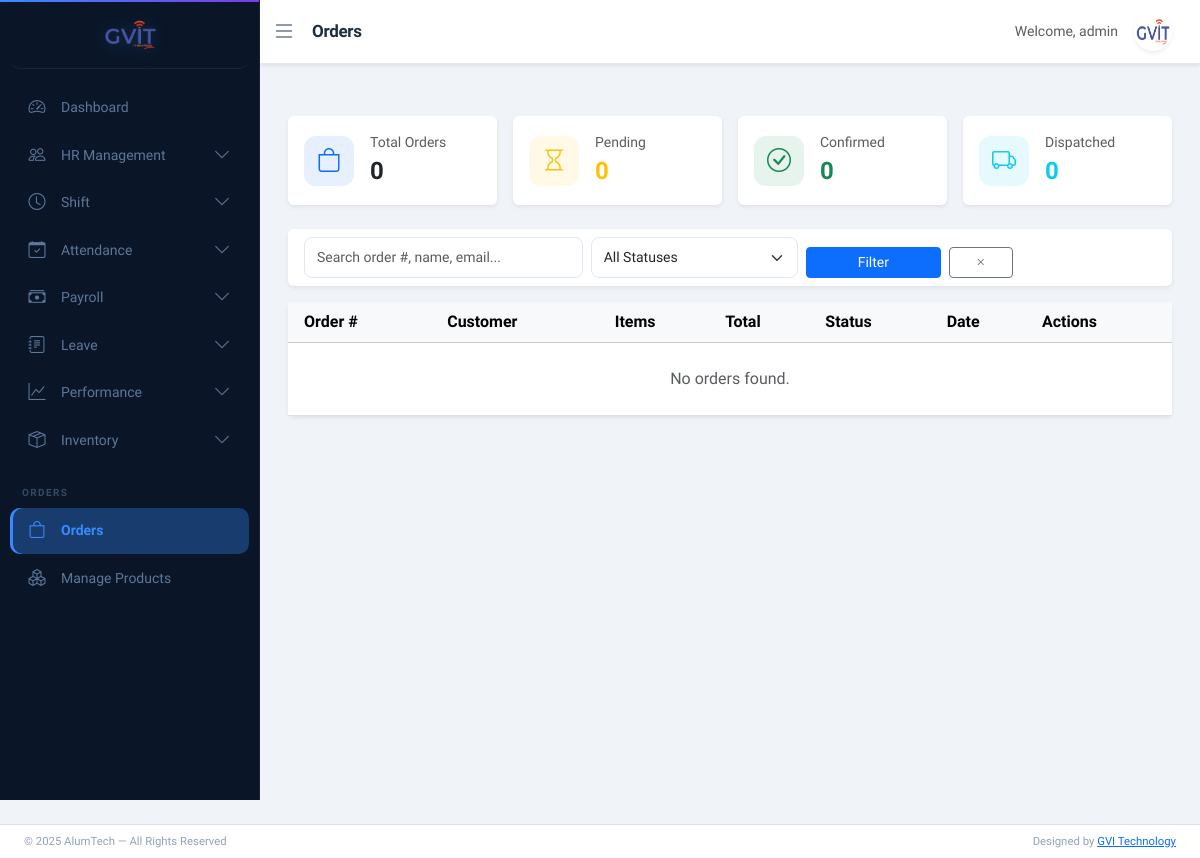
The app's page /manage/orders/ (signed in), older data.
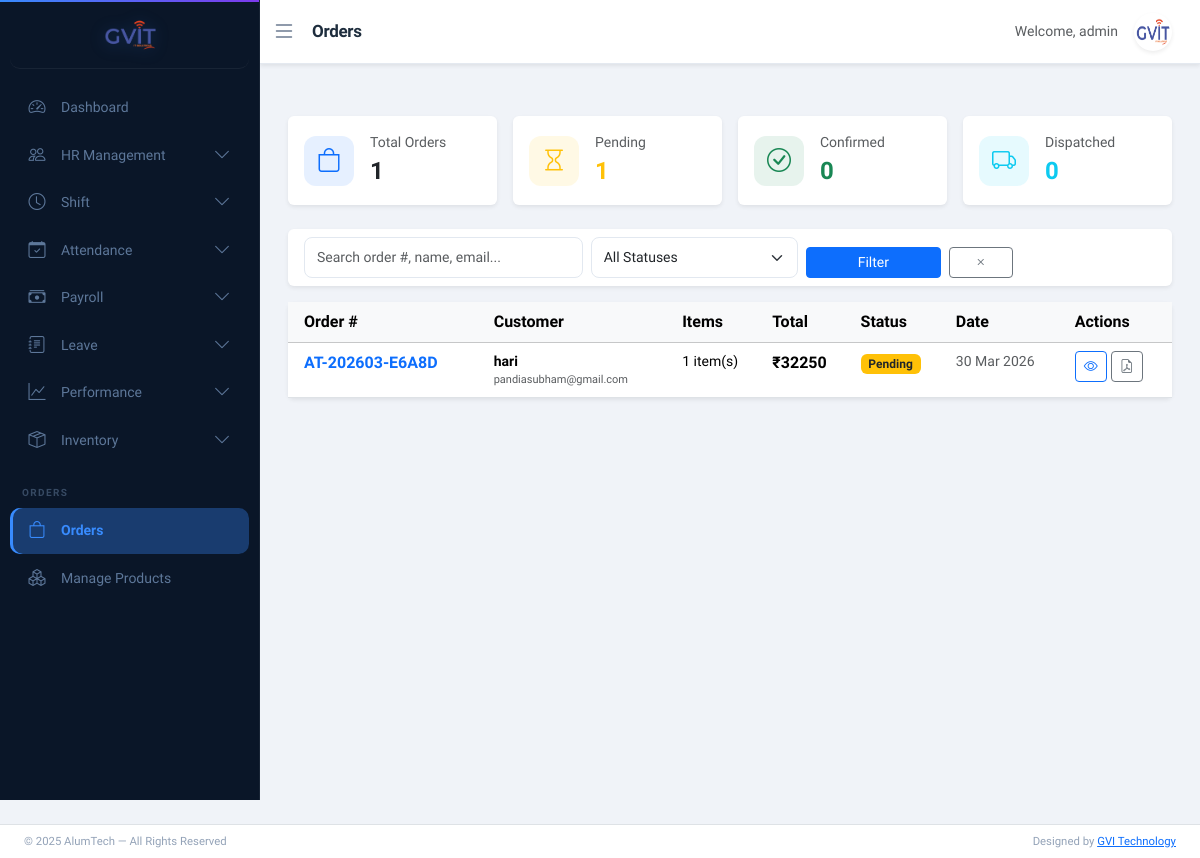
The same page, newer data.
### orders/models.py (models this page shows, shortened)
class Order(models.Model):
    STATUS_CHOICES = [
        ('PENDING', 'Pending'),
        ('CONFIRMED', 'Confirmed'),
        ('PROCESSING', 'Processing'),
        ('DISPATCHED', 'Dispatched'),
        ('DELIVERED', 'Delivered'),
        ('CANCELLED', 'Cancelled'),
    ]
    order_number = models.CharField(max_length=20, unique=True, editable=False)
    customer_name = models.CharField(max_length=200)
    customer_email = models.EmailField()
    customer_phone = models.CharField(max_length=20)
    company_name = models.CharField(max_length=200, blank=True)
    address_line1 = models.CharField(max_length=300)
    address_line2 = models.CharField(max_length=300, blank=True)
    city = models.CharField(max_length=100)
    state = models.CharField(max_length=100)
    pincode = models.CharField(max_length=10)
    status = models.CharField(max_length=20, choices=STATUS_CHOICES, default='PENDING')
    notes = models.TextField(blank=True)
    total_amount = models.DecimalField(max_digits=14, decimal_places=2, default=0)
    created_at = models.DateTimeField(auto_now_add=True)
    updated_at = models.DateTimeField(auto_now=True)
    confirmed_at = models.DateTimeField(null=True, blank=True)
    dispatched_at = models.DateTimeField(null=True, blank=True)
    class Meta:
        ordering = ['-created_at']

### orders/views.py (the view, shortened to what this page needs)
# urls.py: path('manage/orders/', views.order_list, name='order_list'),
@login_required
@user_passes_test(staff_access)
def order_list(request):
    base_template = _get_base(request.user)
    orders = Order.objects.prefetch_related('items').all()
    status = request.GET.get('status')
    search = request.GET.get('search')
    if status:
        orders = orders.filter(status=status)
    stats = {
        'total': Order.objects.count(),
        'pending': Order.objects.filter(status='PENDING').count(),
        'confirmed': Order.objects.filter(status='CONFIRMED').count(),
        'dispatched': Order.objects.filter(status='DISPATCHED').count(),
    }
    context = {
        'base_template': base_template,
        'orders': orders,
        'stats': stats,
        'status_filter': status,
        'search': search,
        'status_choices': Order.STATUS_CHOICES,
    }
    return render(request, 'orders/order_list.html', context)

### orders/views.py (called while the page is built, shortened)
def staff_access(user):
    if user.is_superuser:
        return True
    try:
        return user.employee_profile.role in ['HR', 'ACCOUNTS', 'STORE_MANAGER']
    except:
        return False

def _get_base(user):
    if user.is_superuser:
        return 'base_dashboard.html'

### orders/templates/orders/order_list.html (shortened to what the changed rows need)
{% extends base_template %}
{% block content %}
<div class="row g-3 mb-4">
    <div class="col-md-3">
        <div class="card border-0 shadow-sm">
            <div class="card-body d-flex align-items-center gap-3">
                <div>
                    <div class="text-muted small">Total Orders</div>
                    <div class="fw-bold fs-4">{{ stats.total }}</div>
                </div>
            </div>
        </div>
    </div>
    <div class="col-md-3">
        <div class="card border-0 shadow-sm">
            <div class="card-body d-flex align-items-center gap-3">
                <div>
                    <div class="text-muted small">Pending</div>
                    <div class="fw-bold fs-4 text-warning">{{ stats.pending }}</div>
                </div>
            </div>
        </div>
    </div>
</div>
<div class="card border-0 shadow-sm">
    <div class="table-responsive">
        <table class="table table-hover mb-0">
            <thead class="table-light">
                <tr>
                    <th class="ps-3">Order #</th>
                    <th>Customer</th>
                    <th>Items</th>
                    <th>Total</th>
                    <th>Status</th>
                    <th>Date</th>
                    <th>Actions</th>
                </tr>
            </thead>
            <tbody>
                {% for order in orders %}
                <tr>
                    <td class="ps-3 fw-bold text-primary">{{ order.order_number }}</td>
                    <td>
                        <div class="fw-semibold small">{{ order.customer_name }}</div>
                        <div class="text-muted" style="font-size:11px;">{{ order.customer_email }}</div>
                    </td>
                    <td class="small">{{ order.items.count }} item(s)</td>
                    <td class="fw-bold">₹{{ order.total_amount|floatformat:0 }}</td>
                    <td>
                        {% if order.status == 'PENDING' %}
                        <span class="badge bg-warning text-dark">Pending</span>
                        {% elif order.status == 'CONFIRMED' %}
                        <span class="badge bg-success">Confirmed</span>
                        {% elif order.status == 'PROCESSING' %}
                        <span class="badge bg-info text-dark">Processing</span>
                        {% elif order.status == 'DISPATCHED' %}
                        <span class="badge bg-primary">Dispatched</span>
                        {% elif order.status == 'DELIVERED' %}
                        <span class="badge bg-secondary">Delivered</span>
                        {% elif order.status == 'CANCELLED' %}
                        <span class="badge bg-danger">Cancelled</span>
                        {% endif %}
                    </td>
                    <td class="small text-muted">{{ order.created_at|date:"d M Y" }}</td>
                    <td>
                        <div class="d-flex gap-1">
                            <a href="{% url 'order_detail' order.pk %}"
                               class="btn btn-sm btn-outline-primary" title="View">
                                <i class="bi bi-eye"></i>
                            </a>
                            <a href="{% url 'order_invoice' order.pk %}"
                               class="btn btn-sm btn-outline-secondary" title="Invoice">
                                <i class="bi bi-file-earmark-pdf"></i>
                            </a>
                        </div>
                    </td>
                </tr>
                {% empty %}
                <tr>
                    <td colspan="7" class="text-center text-muted py-4">No orders found.</td>
                </tr>
                {% endfor %}
            </tbody>
        </table>
    </div>
</div>
{% endblock %}

Row changes from the older to the newer data that the page shows:
added Order: order_number "AT-202603-E6A8D", customer_name "hari", customer_email "pandiasubham@gmail.com", items.count "1", total_amount "32250", status "Pending", created_at "30 Mar 2026"
Text that changed along with them:
{{ stats.total }}: "0" → "1"
{{ stats.pending }}: "0" → "1"
text no longer shown: "No orders found."
